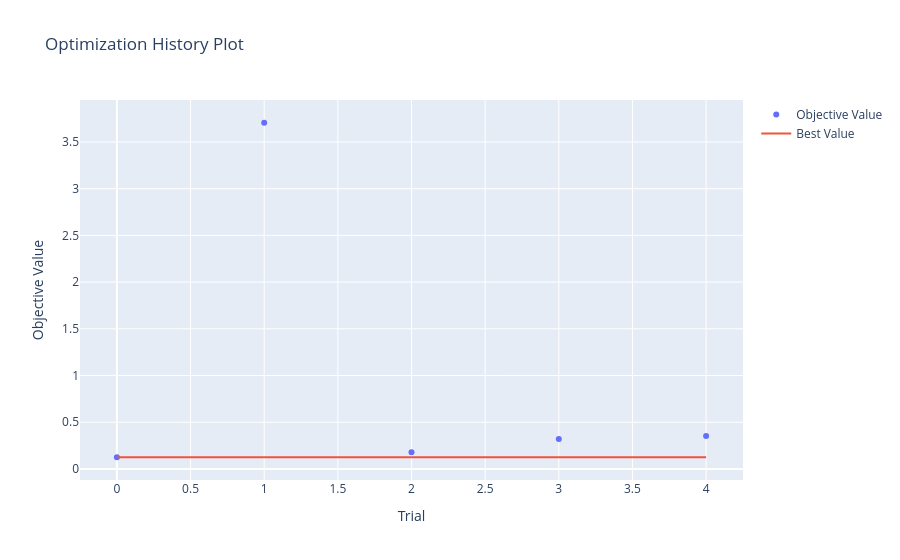

Write notebook code for a chart like this one.
### Code cell
from optuna.visualization import plot_optimization_history
plot_optimization_history(study)

### Figure 1 — Plotly figure (JSON) as saved in the notebook; plotly's stock layout.template omitted (floating-point values rounded to 4 significant figures)
{"data": [{"mode": "markers", "name": "Objective Value", "type": "scatter", "x": [0, 1, 2, 3, 4], "y": [0.1252, 3.706, 0.1797, 0.3217, 0.3534]}, {"mode": "lines", "name": "Best Value", "type": "scatter", "x": [0, 1, 2, 3, 4], "y": [0.1252, 0.1252, 0.1252, 0.1252, 0.1252]}, {"marker": {"color": "#cccccc"}, "mode": "markers", "name": "Infeasible Trial", "showlegend": false, "type": "scatter", "x": [], "y": []}], "layout": {"title": {"text": "Optimization History Plot"}, "xaxis": {"title": {"text": "Trial"}}, "yaxis": {"title": {"text": "Objective Value"}}}}
